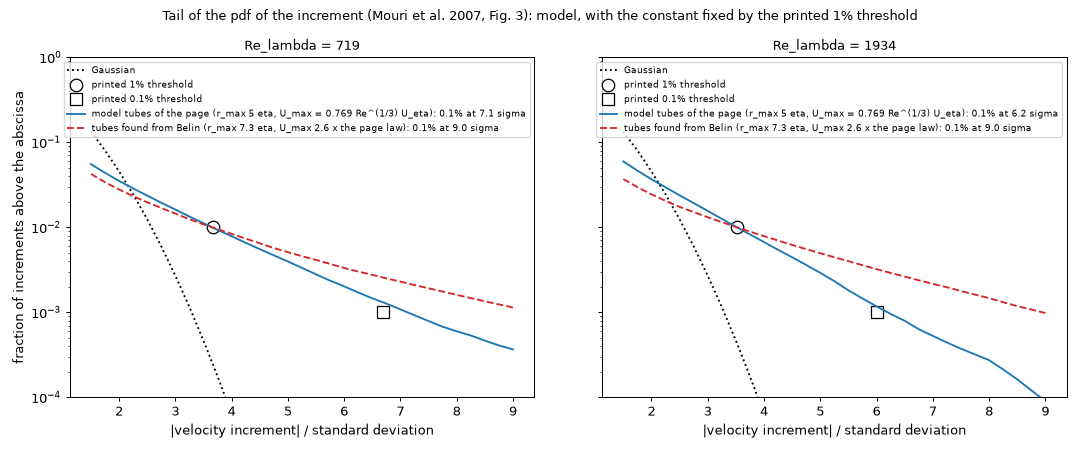

Recreate this plot in Python.
"""chord_mouri_pdf.py  v01  The tail of the pdf of the spanwise-velocity increment of Mouri et al. (2007), Fig. 3, from the tube populations of the wire-and-tube model.
Idea     Without a background the increments of the signal are those of the tubes only.  The fraction of the path on which |increment| >= k sigma is, up to one constant C (the number of tubes per unit length, not known from the model),
         F(k) = C sum_i w_i l_i(k),   w_i the footprint weight of chord_mouri.run, l_i(k) the length of tube i's chord where the smoothed increment exceeds k sigma, sigma = sqrt(2/15) (U_eta/eta) dx_s.
         C is fixed by the printed 1% threshold, F(k_1%) = 1%; the model then PREDICTS the 0.1% threshold, to compare with the printed one (6.0-6.7 sigma).  The Gaussian tail is shown for reference.
Output   chord_mouri_pdf.json and chord_mouri_pdf.png.   Usage: python chord_mouri_pdf.py [--n 8000]
Versions  M01 m01.v01 (2026-11-13): first version.
"""
import argparse
import json
import math
import os
import sys

import matplotlib
matplotlib.use("Agg")
import matplotlib.pyplot as plt
import numpy as np
from scipy.special import erfc

HERE = os.path.dirname(os.path.abspath(__file__))
sys.path.insert(0, HERE)
import chord_belin_volume as cbv      # noqa: E402
import chord_mouri as cm              # noqa: E402
import chord_belin_sens_fit as sf     # noqa: E402

KGRID = np.linspace(1.5, 9.0, 31)


def tail(Rl, eta_cm, dxs_cm, cfg, n, seed=7):
    rng = np.random.default_rng(seed)
    r = np.exp(math.log(cfg["r_median"]) + cfg["r_sigma"] * rng.standard_normal(n))
    umax = 0.769 * Rl ** (1 / 3) * cfg["umax_scale"] * np.exp(cfg["u_sigma"] * rng.standard_normal(n))
    width = r / cbv.RATIO
    old = cbv.CUT
    cbv.CUT = KGRID[0] * cm.SIGMA_GT / cbv.SIGMA_GRADIENT
    reach = cbv.reach(r, umax)
    cbv.CUT = old
    b = rng.uniform(-reach, reach, n)
    sa = rng.uniform(-1, 1, n)
    phi = rng.uniform(0, 2 * math.pi, n)
    w = np.sqrt(1 - sa ** 2) * reach
    step = cbv.STEP * width
    sep = dxs_cm / eta_cm
    probe = 0.1 / eta_cm
    F = np.zeros(len(KGRID))
    for start in range(0, n, 1000):
        sl = slice(start, start + 1000)
        v = cbv.signal(np.arcsin(sa[sl]), phi[sl], b[sl] / width[sl]) * (umax[sl] / cbv.GMAX)[:, None, None]
        S = v[:, :, 1]
        half = np.maximum(np.round(0.5 * probe / step[sl]).astype(int), 0)
        Ssm = cm.box_smooth(S, half)
        d = np.maximum(np.round(sep / step[sl]).astype(int), 1)
        inc = np.abs(cm.increment(Ssm, d))
        for j, k in enumerate(KGRID):
            F[j] += np.sum(w[sl] * np.sum(inc >= k * cm.SIGMA_GT * sep, axis=1) * step[sl])
    return F


def main():
    ap = argparse.ArgumentParser()
    ap.add_argument("--n", type=int, default=8000)
    args = ap.parse_args()
    pops = [("model tubes of the page (r_max 5 eta, U_max = 0.769 Re^(1/3) U_eta)", [5.0, 0.3, 1.0, 0.4], "tab:blue", "-"),
            ("tubes found from Belin (r_max 7.3 eta, U_max 2.6 x the page law)", [7.29, 0.58, 2.58, 0.38], "tab:red", "--")]
    sel = [m for m in cm.MOURI if m[0] in (719, 1934)]
    fig, ax = plt.subplots(1, len(sel), figsize=(12, 5), sharey=True)
    out = []
    for a, (Rl, eta_cm, dxs_cm, dx0, k01, k1, *_rest) in zip(ax, sel):
        a.plot(KGRID, erfc(KGRID / math.sqrt(2)), "k:", label="Gaussian")
        a.plot([k1], [1e-2], "ko", mfc="none", ms=10, label="printed 1% threshold")
        a.plot([k01], [1e-3], "ks", mfc="none", ms=10, label="printed 0.1% threshold")
        for label, params, colour, ls in pops:
            cfg = sf.config(np.log(np.array(params)))
            F = tail(Rl, eta_cm, dxs_cm, cfg, args.n)
            Fn = F * 1e-2 / np.interp(k1, KGRID, F)                       # C fixed: F(printed 1% threshold) = 1%
            k01_model = float(np.interp(1e-3, Fn[::-1], KGRID[::-1]))
            a.plot(KGRID, Fn, ls, color=colour, label="%s: 0.1%% at %.1f sigma" % (label, k01_model))
            out.append(dict(Re_lambda=Rl, population=label, k01_model=k01_model, k01_printed=k01, k1_printed=k1))
            print(Rl, label, "model 0.1%% threshold %.2f sigma (printed %.2f)" % (k01_model, k01), flush=True)
        a.set_yscale("log")
        a.set_ylim(1e-4, 1)
        a.set_xlabel("|velocity increment| / standard deviation")
        a.set_title("Re_lambda = %d" % Rl, fontsize=10)
        a.legend(fontsize=7)
    ax[0].set_ylabel("fraction of increments above the abscissa")
    fig.suptitle("Tail of the pdf of the increment (Mouri et al. 2007, Fig. 3): model, with the constant fixed by the printed 1% threshold", fontsize=10)
    fig.tight_layout()
    fig.savefig(os.path.join(HERE, "chord_mouri_pdf.png"), dpi=90)
    json.dump(out, open(os.path.join(HERE, "chord_mouri_pdf.json"), "w"), indent=1)


if __name__ == "__main__":
    main()
